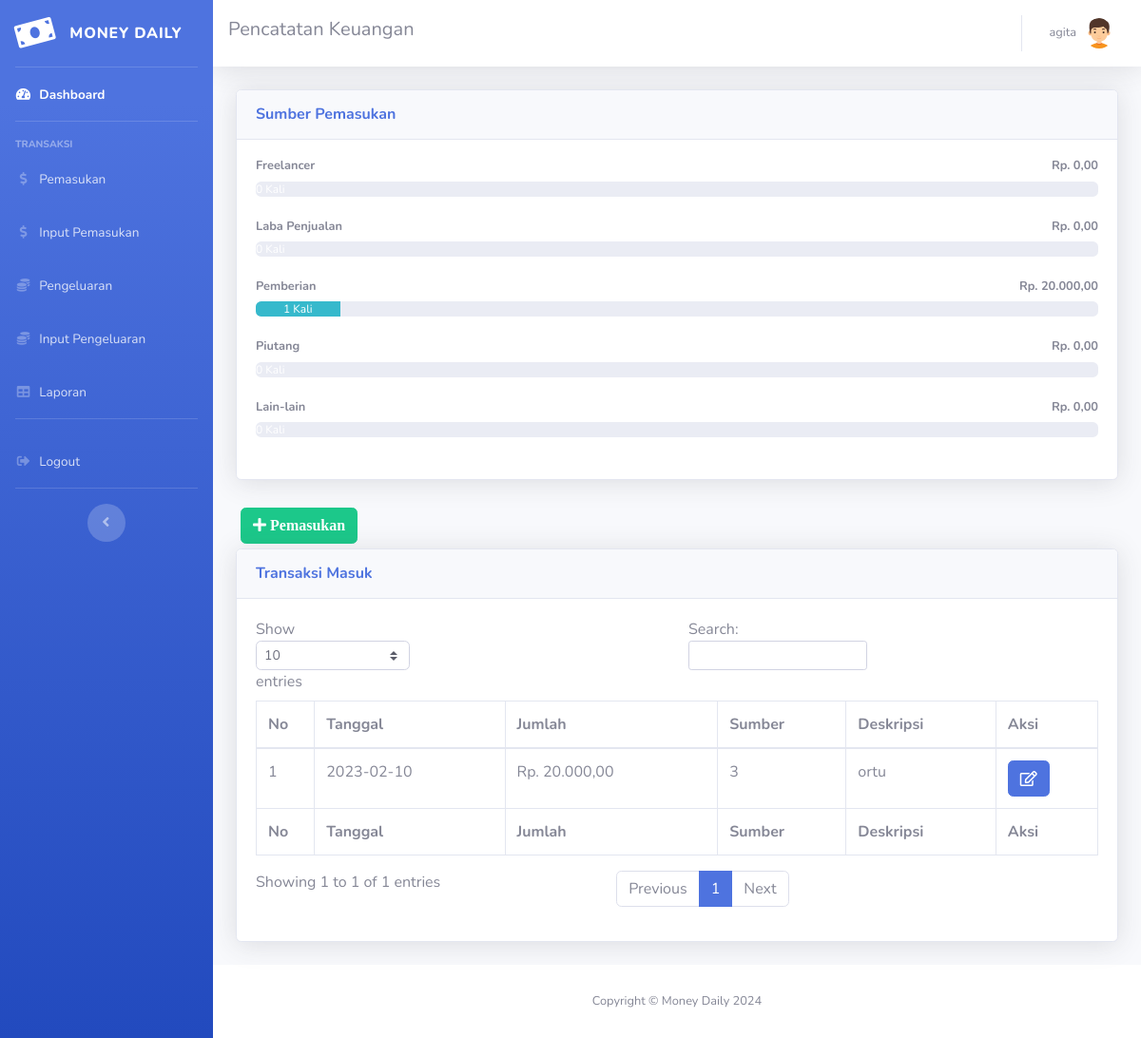
Page /pendapatan.php (signed in) on the committed database.
### tables this page shows
CREATE TABLE `sumber` (
  `id_sumber` int(11) NOT NULL,
  `nama` varchar(40) NOT NULL
);

CREATE TABLE `pemasukan` (
  `id_pemasukan` int(11) NOT NULL,
  `tgl_pemasukan` date NOT NULL,
  `jumlah` int(11) NOT NULL,
  `id_sumber` int(11) NOT NULL,
  `deskripsi` varchar(100) NOT NULL,
  `id_user` varchar(255) NOT NULL
);

### pendapatan.php (the view, shortened to what this page needs)
<!DOCTYPE html>
<html lang="en">
<head>
  <link href="vendor/fontawesome-free/css/all.min.css" rel="stylesheet" type="text/css">
  <link href="css/sb-admin-2.min.css" rel="stylesheet">
</head>
<body id="page-top">
  <?php
  require 'koneksi.php';
  require('sidebar.php'); ?>
  <div id="content">
    <?php require('navbar.php'); ?>
    <div class="container-fluid">
      <div class="row">
        <div class="col-md-12">
          <div class="card shadow mb-4">
            <div class="card-header py-3">
              <h6 class="m-0 font-weight-bold text-primary">Sumber Pemasukan</h6>
            </div>
            <div class="card-body">
              <?php
              $id = $_SESSION['id'];
              $namasumber1 = mysqli_query($koneksi, "SELECT * FROM `sumber` where id_sumber= 1 ");
              $sumbern1 = mysqli_fetch_assoc($namasumber1);
              $namasumber2 = mysqli_query($koneksi, "SELECT * FROM `sumber` where id_sumber= 2 ");
              $sumbern2 = mysqli_fetch_assoc($namasumber2);
              $namasumber3 = mysqli_query($koneksi, "SELECT * FROM `sumber` where id_sumber= 3 ");
              $sumbern3 = mysqli_fetch_assoc($namasumber3);
              $namasumber4 = mysqli_query($koneksi, "SELECT * FROM `sumber` where id_sumber= 4 ");
              $sumbern4 = mysqli_fetch_assoc($namasumber4);
              $namasumber5 = mysqli_query($koneksi, "SELECT * FROM `sumber` where id_sumber= 5 ");
              $sumbern5 = mysqli_fetch_assoc($namasumber5);
              $arrayhasil1[] = [0];
              $jumlahhasil1 = array_sum($arrayhasil1);
              $arrayhasil2[] = [0];
              $jumlahhasil2 = array_sum($arrayhasil2);
              $arrayhasil3[] = [0];
              $hasil3 = mysqli_query($koneksi, "SELECT * FROM pemasukan where id_sumber = 3 AND id_user = '$id'");
              while ($jumlah3 = mysqli_fetch_array($hasil3)) {
                array_push($arrayhasil3, $jumlah3['jumlah']);
              }
              $jumlahhasil3 = array_sum($arrayhasil3);
              $arrayhasil4[] = [0];
              $jumlahhasil4 = array_sum($arrayhasil4);
              $arrayhasil5[] = [0];
              $jumlahhasil5 = array_sum($arrayhasil5);
              $sumber1 = mysqli_query($koneksi, "SELECT id_sumber FROM pemasukan where id_sumber ='1' AND id_user = '$id'");
              $sumber1text = mysqli_num_rows($sumber1);
              $sumber1 = mysqli_num_rows($sumber1);
              $sumber1 = $sumber1 * 10;
              $sumber2 = mysqli_query($koneksi, "SELECT id_sumber FROM pemasukan where id_sumber ='2' AND id_user = '$id'");
              $sumber2text = mysqli_num_rows($sumber2);
              $sumber2 = mysqli_num_rows($sumber2);
              $sumber2 = $sumber2 * 10;
              $sumber3 = mysqli_query($koneksi, "SELECT id_sumber FROM pemasukan where id_sumber ='3' AND id_user = '$id'");
              $sumber3text = mysqli_num_rows($sumber3);
              $sumber3 = mysqli_num_rows($sumber3);
              $sumber3 = $sumber3 * 10;
              $sumber4 = mysqli_query($koneksi, "SELECT id_sumber FROM pemasukan where id_sumber ='4' AND id_user = '$id'");
              $sumber4text = mysqli_num_rows($sumber4);
              $sumber4 = mysqli_num_rows($sumber4);
              $sumber4 = $sumber4 * 10;
              $sumber5 = mysqli_query($koneksi, "SELECT id_sumber FROM pemasukan where id_sumber ='5' AND id_user = '$id'");
              $sumber5text = mysqli_num_rows($sumber5);
              $sumber5 = mysqli_num_rows($sumber5);
              $sumber5 = $sumber5 * 10;
              echo '
                  <h4 class="small font-weight-bold">' . $sumbern1['nama'] . '<span class="float-right">Rp. ' . number_format($jumlahhasil1, 2, ',', '.') . '</span></h4>
                  <div class="progress mb-4">
                    <div class="progress-bar bg-danger" role="progressbar" style="width:' . $sumber1 . '%" aria-valuenow="50" aria-valuemin="0" aria-valuemax="100">' . $sumber1text . ' Kali</div>
                  </div>
				  <h4 class="small font-weight-bold">' . $sumbern2['nama'] . '<span class="float-right">Rp. ' . number_format($jumlahhasil2, 2, ',', '.') . '</span></h4>
                  <div class="progress mb-4">
                    <div class="progress-bar bg-warning" role="progressbar" style="width:' . $sumber2 . '%" aria-valuenow="50" aria-valuemin="0" aria-valuemax="100">' . $sumber2text . ' Kali</div>
                  </div>
				  <h4 class="small font-weight-bold">' . $sumbern3['nama'] . '<span class="float-right">Rp. ' . number_format($jumlahhasil3, 2, ',', '.') . '</span></h4>
                  <div class="progress mb-4">
                    <div class="progress-bar bg-info" role="progressbar" style="width:' . $sumber3 . '%" aria-valuenow="50" aria-valuemin="0" aria-valuemax="100">' . $sumber3text . ' Kali</div>
                  </div>
				  <h4 class="small font-weight-bold">' . $sumbern4['nama'] . '<span class="float-right">Rp. ' . number_format($jumlahhasil4, 2, ',', '.') . '</span></h4>
                  <div class="progress mb-4">
                    <div class="progress-bar bg-primary" role="progressbar" style="width:' . $sumber4 . '%" aria-valuenow="50" aria-valuemin="0" aria-valuemax="100">' . $sumber4text . ' Kali</div>
                  </div>
				  <h4 class="small font-weight-bold">' . $sumbern5['nama'] . '<span class="float-right">Rp. ' . number_format($jumlahhasil5, 2, ',', '.') . '</span></h4>
                  <div class="progress mb-4">
                    <div class="progress-bar bg-success" role="progressbar" style="width:' . $sumber5 . '%" aria-valuenow="50" aria-valuemin="0" aria-valuemax="100">' . $sumber5text . ' Kali</div>
                  </div>';
              ?>
            </div>
          </div>
        </div>
        <div class="col-md-12">
          <button type="button" class="btn btn-success" style="margin:5px" data-toggle="modal" data-target="#myModalTambah"><i class="fa fa-plus"> Pemasukan</i></button><br>
          <div class="card shadow mb-4">
            <div class="card-header py-3">
              <h6 class="m-0 font-weight-bold text-primary">Transaksi Masuk</h6>
            </div>
            <div class="card-body">
              <div class="table-responsive">
                <table class="table table-bordered" id="dataTable" width="100%" cellspacing="0">
                  <thead>
                    <tr>
                      <th>No</th>
                      <th>Tanggal</th>
                      <th>Jumlah</th>
                      <th>Sumber</th>
                      <th>Deskripsi</th>
                      <th>Aksi</th>
                    </tr>
                  </thead>
                  <tfoot>
                    <tr>
                      <th>No</th>
                      <th>Tanggal</th>
                      <th>Jumlah</th>
                      <th>Sumber</th>
                      <th>Deskripsi</th>
                      <th>Aksi</th>
                    </tr>
                  </tfoot>
                  <tbody>
                    <?php
                    $query = mysqli_query($koneksi, "SELECT * FROM pemasukan WHERE id_user = '$id' ORDER BY tgl_pemasukan");
                    $num = 1;
                    while ($data = mysqli_fetch_assoc($query)) {
                    ?>
                      <tr>
                        <td><?= $num++ ?></td>
                        <td><?= $data['tgl_pemasukan'] ?></td>
                        <td>Rp. <?= number_format($data['jumlah'], 2, ',', '.'); ?></td>
                        <td><?= $data['id_sumber'] ?></td>
                        <td><?= $data['deskripsi'] ?></td>
                        <td>
                          <a href="#" type="button" class=" fa fa-edit btn btn-primary btn-md" data-toggle="modal" data-target="#myModal<?php echo $data['id_pemasukan']; ?>"></a>
                        </td>
                      </tr>
              </div>
            <?php
                    }
            ?>
            </div>
          </div>
        </div>
      </div>
    </div>
  </div>
  </div>
  <?php require 'footer.php' ?>
  </div>
</body>
</html>

### sidebar.php
<div id="wrapper">
  <ul class="navbar-nav bg-gradient-primary sidebar sidebar-dark accordion" id="accordionSidebar">
    <a class="sidebar-brand d-flex align-items-center justify-content-center" href="index.php">
      <div class="sidebar-brand-icon rotate-n-15">
        <i class="fas fa-money-bill"></i>
      </div>
      <div class="sidebar-brand-text mx-3">Money Daily</div>
    </a>
    <hr class="sidebar-divider my-0">
    <li class="nav-item active">
      <a class="nav-link" href="index.php">
        <i class="fas fa-fw fa-tachometer-alt"></i>
        <span>Dashboard</span></a>
    </li>
    <hr class="sidebar-divider">
    <div class="sidebar-heading">
      Transaksi
    </div>
    <li class="nav-item">
      <a class="nav-link collapsed" href="pendapatan.php">
        <i class="fas fa-fw fa-dollar-sign"></i>
        <span>Pemasukan</span>
      </a>
    </li>
    <li class="nav-item">
      <a class="nav-link collapsed" href="pendapatan_banyak.php">
        <i class="fas fa-fw fa-dollar-sign"></i>
        <span>Input Pemasukan</span>
      </a>
    </li>
    <li class="nav-item">
      <a class="nav-link collapsed" href="pengeluaran.php">
        <i class="fas fa-fw fa-duotone fa-coins"></i>
        <span>Pengeluaran</span>
      </a>
    </li>
    <li class="nav-item">
      <a class="nav-link collapsed" href="pengeluaran_banyak.php">
        <i class="fas fa-fw fa-duotone fa-coins"></i>
        <span>Input Pengeluaran</span>
      </a>
    </li>
    <li class="nav-item">
      <a class="nav-link" href="laporan.php">
        <i class="fas fa-fw fa-table"></i>
        <span>Laporan</span></a>
    </li>
    <hr class="sidebar-divider">
    <li class="nav-item">
      <a class="nav-link" href="keluar.php">
        <i class="fas fa-fw fa-sign-out-alt"></i>
        <span>Logout</span></a>
    </li>
    <hr class="sidebar-divider d-none d-md-block">
    <div class="text-center d-none d-md-inline">
      <button class="rounded-circle border-0" id="sidebarToggle"></button>
    </div>
  </ul>
  <div id="content-wrapper" class="d-flex flex-column">

### navbar.php (shortened to what this page needs)
<nav class="navbar navbar-expand navbar-light bg-white topbar mb-4 static-top shadow">
  <h5>Pencatatan Keuangan</h5>
  <?php require 'user.php'; ?>
</nav>

### user.php (shortened to what this page needs)
<ul class="navbar-nav ml-auto">
  <li class="nav-item dropdown no-arrow">
    <a class="nav-link dropdown-toggle" href="#" id="userDropdown" role="button" data-toggle="dropdown" aria-haspopup="true" aria-expanded="false">
      <span class="mr-2 d-none d-lg-inline text-gray-600 small"><?= $_SESSION['name'] ?></span>
      <img class="img-profile rounded-circle" src="img/boy(2).png">
    </a>
  </li>
</ul>

### footer.php
<footer class="sticky-footer bg-white">
  <div class="container my-auto">
    <div class="copyright text-center my-auto">
      <span>Copyright &copy; Money Daily <?= date('Y'); ?></span>
    </div>
  </div>
</footer>

### rows in the picture
sumber: nama "Freelancer"
sumber: nama "Laba Penjualan"
sumber: nama "Pemberian"
sumber: nama "Piutang"
sumber: nama "Lain-lain"
pemasukan: tgl_pemasukan "2023-02-10", jumlah "20.000,00", id_sumber "3", deskripsi "ortu"

### other values in the picture
$_SESSION['name'] "agita"
$jumlahhasil1 "0,00"
$jumlahhasil2 "0,00"
$jumlahhasil3 "20.000,00"
$sumber3text "1"
$jumlahhasil4 "0,00"
$jumlahhasil5 "0,00"
